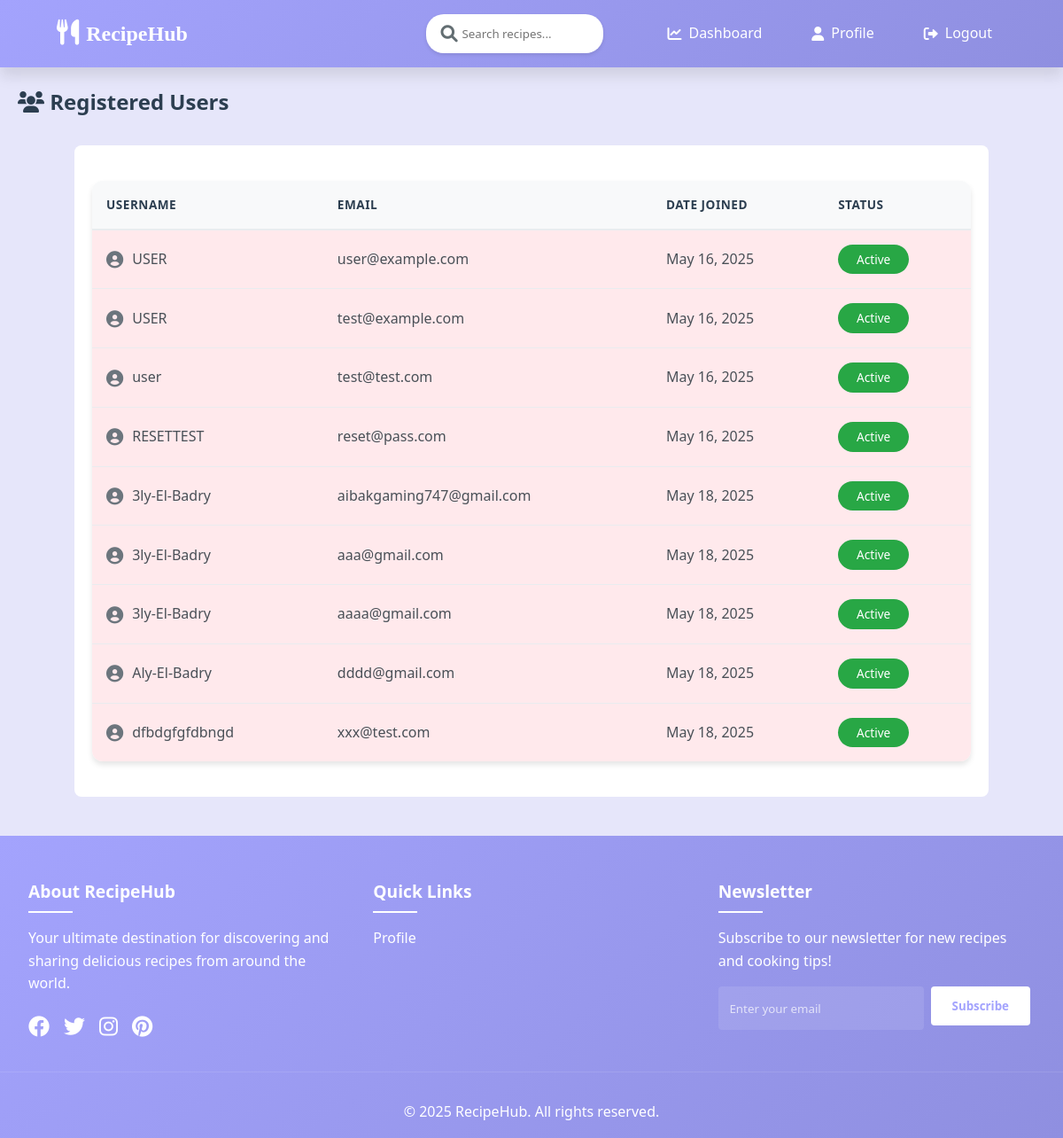
Screenshot of /users/ (signed in) with the database file from the repository.
### authorization/models.py (models this page shows, shortened)
class User(AbstractUser):
    ACCOUNT_TYPE_CHOICES = [
        (0, 'User'),
        (1, 'Admin')
    ]
    first_name = models.CharField(max_length=20, blank=False)
    last_name = models.CharField(max_length=20, blank=False)
    username = models.CharField(max_length=22, blank=False, validators=[RegexValidator(regex=r'^[\w.@+-]+$', message="Username must be alphanumeric or contain @/./+/-/_.",),])
    email = models.EmailField(unique=True, max_length=254, blank=False)
    password = models.CharField(max_length=128, blank=False)
    birthDate = models.DateField(blank=False)
    account_type = models.IntegerField(choices=ACCOUNT_TYPE_CHOICES, blank=False, default=0)
    USERNAME_FIELD = 'email'
    REQUIRED_FIELDS = ['username']

### Interface/views.py (the view)
# urls.py: path('users/', views.users, name="users")
def users(request):
    if request.user.is_authenticated:
        if request.user.account_type == 1:
            users = User.objects.all()
            return render(request, "admin/users.html",{"users" : users} )
        else:
            return render(request, "user/dashboard.html")
    else:
        return redirect('login')

### templates/admin/users.html (shortened to what this page needs)
{% extends 'base.html' %}
{% load static %}
{% block extra_css %}
<link rel="stylesheet" href="{% static 'admin_dashboard/css/dashboard.css' %}">
<link rel="stylesheet" href="{% static 'admin_dashboard/css/users.css' %}">
<link rel="stylesheet" href="{% static 'components/css/navbar.css' %}">
{% endblock %}
{% block content %}
<div class="users-container">
    <div class="users-header">
        <h2><i class="fas fa-users"></i> Registered Users</h2>
    </div>
    <div class="activityCard">
        <table class="users-table">
            <thead>
                <tr>
                    <th>Username</th>
                    <th>Email</th>
                    <th>Date Joined</th>
                    <th>Status</th>
                </tr>
            </thead>
            <tbody>
                {% for user in users %}
                <tr>
                    <td>
                        <div style="display: flex; align-items: center; gap: 10px;">
                            <i class="fas fa-user-circle" style="font-size: 1.2em; color: #6c757d;"></i>
                            {{ user.username }}
                        </div>
                    </td>
                    <td>{{ user.email }}</td>
                    <td>{{ user.date_joined|date:"M d, Y" }}</td>
                    <td><span class="status-badge status-active">Active</span></td>
                </tr>
                {% endfor %}
            </tbody>
        </table>
    </div>
</div>
{% endblock %}

### static/css/base.css (style rules this page uses)
:root { --primary-color: #a3a3fd; --secondary-color: #f5f2f9; --accent-color: #8f8fe0; --text-dark: #2d3436; --text-light: #636e72; --white: #ffffff; --shadow-sm: 0 2px 4px rgba(0,0,0,0.1); --shadow-md: 0 4px 6px rgba(0,0,0,0.1); --shadow-lg: 0 10px 15px rgba(0,0,0,0.1); --transition-fast: 0.2s ease; --transition-normal: 0.3s ease; --transition-slow: 0.5s ease; --gradient-primary: linear-gradient(135deg, #a3a3fd 0%, #8f8fe0 100%); --gradient-secondary: linear-gradient(135deg, #f5f2f9 0%, #e6e3f0 100%); --gradient-accent: linear-gradient(135deg, #8f8fe0 0%, #7a7ac7 100%); }
* { margin: 0; padding: 0; box-sizing: border-box; }
body { font-family: 'Segoe UI', Tahoma, Geneva, Verdana, sans-serif; background-color: var(--secondary-color); min-height: 100vh; display: flex; flex-direction: column; color: var(--text-dark); line-height: 1.6; }

### static/admin_dashboard/css/dashboard.css (style rules this page uses)
* { font-family: 'Segoe UI', Tahoma, Geneva, Verdana, sans-serif; box-sizing: border-box; }
body { background: #e6e6fa; margin: 0; width: 100%; }
.activityCard { background: white; padding: 20px; border-radius: 8px; margin: 0rem 4rem 1.5rem; overflow-x: auto; }
table { width: 100%; border-collapse: collapse; margin-bottom: 20px; min-width: 600px; }
th, td { padding: 12px 15px; text-align: left; border-bottom: 1px solid #eee; background: #ffe9ec; }

### static/admin_dashboard/css/users.css (style rules this page uses)
.users-container { padding: 20px; max-width: 1200px; margin: 0 auto; }
.users-header { display: flex; justify-content: space-between; align-items: center; margin-bottom: 30px; }
.users-header h2 { font-size: 24px; color: #2c3e50; margin: 0; }
.users-table { width: 100%; border-collapse: separate; border-spacing: 0; background: white; border-radius: 12px; overflow: hidden; box-shadow: 0 4px 6px rgba(0, 0, 0, 0.1); margin-top: 20px; }
.users-table th { background-color: #f8f9fa; color: #2c3e50; font-weight: 600; text-transform: uppercase; font-size: 0.85em; letter-spacing: 0.5px; padding: 16px; text-align: left; border-bottom: 2px solid #e9ecef; }
.users-table td { padding: 16px; border-bottom: 1px solid #e9ecef; color: #495057; transition: background-color 0.2s ease; }
.users-table tr:last-child td { border-bottom: none; }
.status-badge { display: inline-block; padding: 6px 12px; border-radius: 20px; font-size: 0.85em; font-weight: 500; text-align: center; min-width: 80px; }
.status-active { background-color: #28a745; color: white; }
.users-table tbody tr { animation: fadeIn 0.3s ease-out forwards; }

### static/components/css/navbar.css (style rules this page uses)
:root { --primary-color: #a3a3fd; --secondary-color: #f5f2f9; --accent-color: #8f8fe0; --text-dark: #2d3436; --text-light: #636e72; --white: #ffffff; --shadow-sm: 0 2px 4px rgba(0,0,0,0.1); --shadow-md: 0 4px 6px rgba(0,0,0,0.1); --shadow-lg: 0 10px 15px rgba(0,0,0,0.1); --transition-fast: 0.2s ease; --transition-normal: 0.3s ease; --transition-slow: 0.5s ease; --gradient-primary: linear-gradient(135deg, #a3a3fd 0%, #8f8fe0 100%); --gradient-secondary: linear-gradient(135deg, #f5f2f9 0%, #e6e3f0 100%); --gradient-accent: linear-gradient(135deg, #8f8fe0 0%, #7a7ac7 100%); }

### rows the page displays
User: username "USER", email "user@example.com", date_joined "May 16, 2025"
User: username "USER", email "test@example.com", date_joined "May 16, 2025"
User: username "user", email "test@test.com", date_joined "May 16, 2025"
User: username "RESETTEST", email "reset@pass.com", date_joined "May 16, 2025"
User: username "3ly-El-Badry", email "aibakgaming747@gmail.com", date_joined "May 18, 2025"
User: username "3ly-El-Badry", email "aaa@gmail.com", date_joined "May 18, 2025"
User: username "3ly-El-Badry", email "aaaa@gmail.com", date_joined "May 18, 2025"
User: username "Aly-El-Badry", email "dddd@gmail.com", date_joined "May 18, 2025"
User: username "dfbdgfgfdbngd", email "xxx@test.com", date_joined "May 18, 2025"
